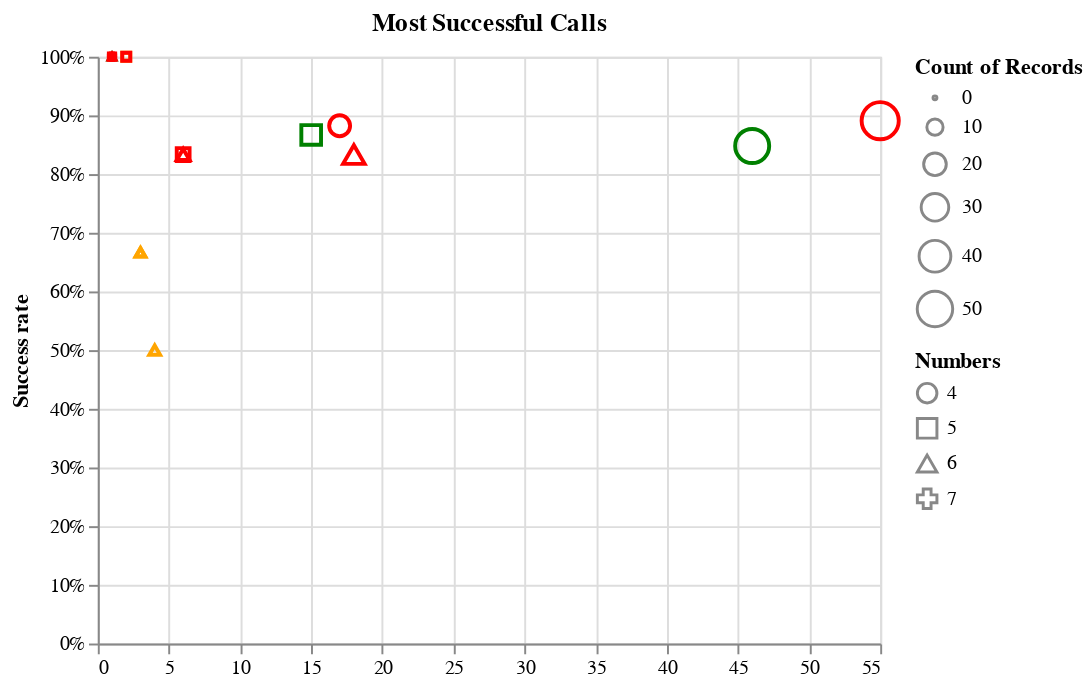

The notebook cell this image was saved under:
### Code cell
# data = df[df['Opposition']=="Burgess Hill"]
col = "Call"
sort = call_order
scale = call_scale
title = "Most Successful Calls"

chart = alt.Chart(df).mark_point().encode(
    x = alt.X('count():Q', title=''),
    y = alt.Y("mean(Won):Q", axis=alt.Axis(title = "Success rate", format=".0%")),
    color = alt.Color(f'{col}:O', scale=scale, legend=None),
    shape = "Numbers:O",
    size="count():Q",
    tooltip = [
        col, 
        alt.Tooltip("count()", title="Count"), 
        alt.Tooltip("sum(pct):Q", title="% of total", format=".0%"), 
        alt.Tooltip("mean(Won):Q", format=".0%", title="Success rate")
    ]
).properties(title=title)

chart

### Figure 1 — Vega-Lite specification as saved in the notebook (floating-point values rounded to 4 significant figures; data arrays with more than 128 entries replaced by an {"elided": "..."} marker saying what was removed)
{"config": {"view": {"continuousWidth": 400, "continuousHeight": 300}}, "data": {"name": "data-71305864df1e89215241c3e729f2848a"}, "mark": "point", "encoding": {"color": {"field": "Call", "legend": null, "scale": {"domain": ["Matlow", "Red", "Orange", "Plus", "RD", "Even", "Odd", "Green", "Yes", "No", "Snap", "[wave]"], "range": ["black", "red", "red", "dark_orange", "dark_orange", "orange", "orange", "green", "green", "red", "red", "orange"]}, "type": "ordinal"}, "shape": {"field": "Numbers", "type": "ordinal"}, "size": {"aggregate": "count", "type": "quantitative"}, "tooltip": [{"field": "Call", "type": "nominal"}, {"aggregate": "count", "title": "Count", "type": "quantitative"}, {"aggregate": "sum", "field": "pct", "format": ".0%", "title": "% of total", "type": "quantitative"}, {"aggregate": "mean", "field": "Won", "format": ".0%", "title": "Success rate", "type": "quantitative"}], "x": {"aggregate": "count", "title": "", "type": "quantitative"}, "y": {"aggregate": "mean", "axis": {"format": ".0%", "title": "Success rate"}, "field": "Won", "type": "quantitative"}}, "title": "Most Successful Calls", "$schema": "https://vega.github.io/schema/vega-lite/v4.17.0.json", "datasets": {"data-71305864df1e89215241c3e729f2848a": {"elided": "286 records"}}}
